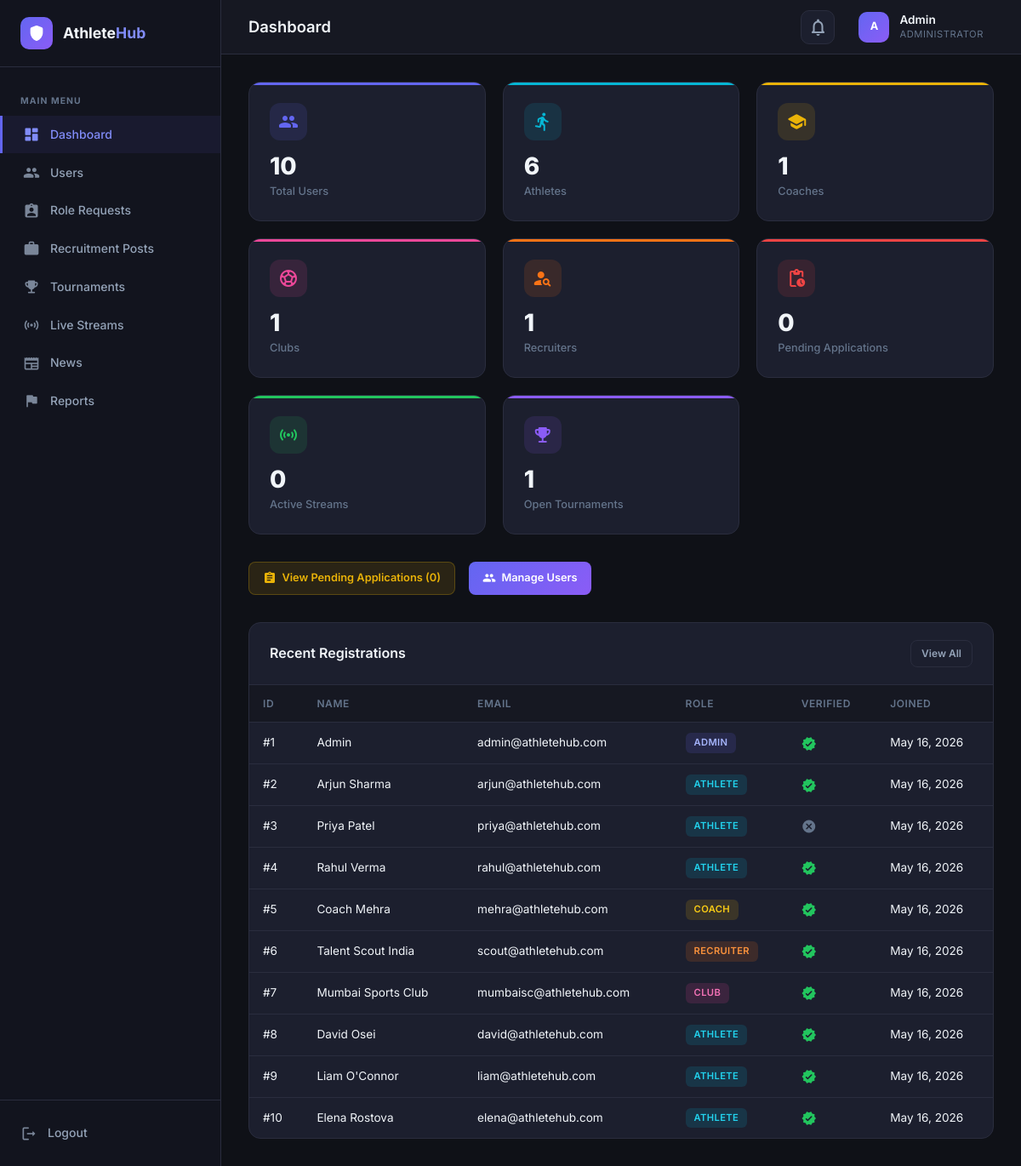
Screenshot of /AthleteHub-Admin/pages/dashboard.php (signed in) with the database file from the repository.
### tables this page shows
CREATE TABLE IF NOT EXISTS `users` (
  `id`              INT UNSIGNED AUTO_INCREMENT PRIMARY KEY,
  `name`            VARCHAR(100) NOT NULL,
  `email`           VARCHAR(150) NOT NULL UNIQUE,
  `password_hash`   VARCHAR(255) NOT NULL,
  `role`            ENUM('athlete','coach','recruiter','club','admin') NOT NULL DEFAULT 'athlete',
  `sport`           VARCHAR(80) DEFAULT NULL,
  `location`        VARCHAR(120) DEFAULT NULL,
  `bio`             TEXT DEFAULT NULL,
  `profile_pic`     VARCHAR(255) DEFAULT NULL,
  `is_verified`     TINYINT(1) NOT NULL DEFAULT 0,
  `followers_count` INT UNSIGNED NOT NULL DEFAULT 0,
  `following_count` INT UNSIGNED NOT NULL DEFAULT 0,
  `created_at`      TIMESTAMP NOT NULL DEFAULT CURRENT_TIMESTAMP
);

### AthleteHub-Admin/includes/db.php (called while the page is built, shortened)
<?php
if (!function_exists('e')) {
    function e($val): string {
        return htmlspecialchars((string)($val ?? ''), ENT_QUOTES | ENT_SUBSTITUTE, 'UTF-8');
    }
}

### AthleteHub-Admin/pages/dashboard.php (the view, shortened to what this page needs)
<?php
require_once __DIR__ . '/../includes/auth_check.php';
$pageTitle   = 'Dashboard';
$currentPage = 'dashboard';
$stats = [];
$queries = [
    'total_users'       => "SELECT COUNT(*) FROM users",
    'total_athletes'    => "SELECT COUNT(*) FROM users WHERE role='athlete'",
    'total_coaches'     => "SELECT COUNT(*) FROM users WHERE role='coach'",
    'total_clubs'       => "SELECT COUNT(*) FROM users WHERE role='club'",
    'total_recruiters'  => "SELECT COUNT(*) FROM users WHERE role='recruiter'",
    'pending_apps'      => "SELECT COUNT(*) FROM role_applications WHERE status='pending'",
    'active_streams'    => "SELECT COUNT(*) FROM live_streams WHERE status='live'",
    'open_tournaments'  => "SELECT COUNT(*) FROM tournaments WHERE status='open'",
];
foreach ($queries as $key => $sql) {
    try {
        $stats[$key] = (int) $pdo->query($sql)->fetchColumn();
    } catch (PDOException $e) {
        $stats[$key] = 0;
    }
}
$recentUsers = $pdo->query("SELECT id, name, email, role, is_verified, created_at FROM users ORDER BY created_at DESC LIMIT 10")->fetchAll();
?>
<!DOCTYPE html>
<html lang="en">
<head>
    <link rel="stylesheet" href="<?php echo BASE_URL; ?>/assets/css/admin.css">
</head>
<body>
<div class="admin-layout">
    <?php include __DIR__ . '/../includes/sidebar.php'; ?>
    <div class="admin-main">
        <?php include __DIR__ . '/../includes/header.php'; ?>
        <div class="admin-content">
            <div class="stats-grid">
                <?php
                $cards = [
                    ['label'=>'Total Users',      'value'=>$stats['total_users'],      'icon'=>'group',          'color'=>'#6366f1'],
                    ['label'=>'Athletes',          'value'=>$stats['total_athletes'],   'icon'=>'directions_run', 'color'=>'#06b6d4'],
                    ['label'=>'Coaches',           'value'=>$stats['total_coaches'],    'icon'=>'school',         'color'=>'#eab308'],
                    ['label'=>'Clubs',             'value'=>$stats['total_clubs'],      'icon'=>'sports_soccer',  'color'=>'#ec4899'],
                    ['label'=>'Recruiters',        'value'=>$stats['total_recruiters'], 'icon'=>'person_search',  'color'=>'#f97316'],
                    ['label'=>'Pending Applications','value'=>$stats['pending_apps'],   'icon'=>'pending_actions','color'=>'#ef4444'],
                    ['label'=>'Active Streams',    'value'=>$stats['active_streams'],   'icon'=>'sensors',        'color'=>'#22c55e'],
                    ['label'=>'Open Tournaments',  'value'=>$stats['open_tournaments'], 'icon'=>'emoji_events',   'color'=>'#8b5cf6'],
                ];
                foreach ($cards as $c): ?>
                    <div class="stat-card" style="--card-accent: <?php echo e($c['color']); ?>">
                        <div class="stat-icon" style="background:<?php echo e($c['color']); ?>20; color:<?php echo e($c['color']); ?>">
                            <span class="material-icons-round"><?php echo e($c['icon']); ?></span>
                        </div>
                        <div class="stat-value"><?php echo number_format($c['value']); ?></div>
                        <div class="stat-label"><?php echo e($c['label']); ?></div>
                    </div>
                <?php endforeach; ?>
            </div>
            <div class="quick-actions">
                <a href="<?php echo BASE_URL; ?>/pages/role_applications.php" class="btn btn-warning">
                    <span class="material-icons-round">assignment</span>
                    View Pending Applications (<?php echo e($stats['pending_apps']); ?>)
                </a>
                <a href="<?php echo BASE_URL; ?>/pages/users.php" class="btn btn-primary">
                    <span class="material-icons-round">group</span>
                    Manage Users
                </a>
            </div>
            <div class="card">
                <div class="card-header">
                    <h3>Recent Registrations</h3>
                    <a href="<?php echo BASE_URL; ?>/pages/users.php" class="btn btn-outline btn-sm">View All</a>
                </div>
                <table class="data-table">
                    <thead>
                        <tr>
                            <th>ID</th>
                            <th>Name</th>
                            <th>Email</th>
                            <th>Role</th>
                            <th>Verified</th>
                            <th>Joined</th>
                        </tr>
                    </thead>
                    <tbody>
                        <?php foreach ($recentUsers as $u): ?>
                        <tr>
                            <td>#<?php echo e($u['id']); ?></td>
                            <td><?php echo e($u['name']); ?></td>
                            <td><?php echo e($u['email']); ?></td>
                            <td><span class="badge badge-<?php echo e($u['role']); ?>"><?php echo e($u['role']); ?></span></td>
                            <td>
                                <?php if ($u['is_verified']): ?>
                                    <span class="material-icons-round verified-icon">verified</span>
                                <?php else: ?>
                                    <span class="material-icons-round unverified-icon">cancel</span>
                                <?php endif; ?>
                            </td>
                            <td><?php echo date('M d, Y', strtotime($u['created_at'])); ?></td>
                        </tr>
                        <?php endforeach; ?>
                    </tbody>
                </table>
            </div>
        </div>
    </div>
</div>
</body>
</html>

### AthleteHub-Admin/includes/sidebar.php (shortened to what this page needs)
<?php
$pendingCount = 0;
if (isset($pdo)) {
    try {
        $stmt = $pdo->query("SELECT COUNT(*) FROM role_applications WHERE status = 'pending'");
        $pendingCount = (int) $stmt->fetchColumn();
    } catch (PDOException $e) {
        $pendingCount = 0;
    }
}
$menuItems = [
    ['page' => 'dashboard',         'icon' => 'dashboard',           'label' => 'Dashboard'],
    ['page' => 'users',             'icon' => 'group',               'label' => 'Users'],
    ['page' => 'role_requests',     'icon' => 'assignment_ind',       'label' => 'Role Requests',     'badge' => $pendingCount],
    ['page' => 'recruitment',       'icon' => 'work',                'label' => 'Recruitment Posts'],
    ['page' => 'tournaments',       'icon' => 'emoji_events',        'label' => 'Tournaments'],
    ['page' => 'livestreams',       'icon' => 'sensors',             'label' => 'Live Streams'],
    ['page' => 'news',              'icon' => 'newspaper',           'label' => 'News'],
    ['page' => 'reports',           'icon' => 'flag',                'label' => 'Reports'],
];
?>
<aside class="admin-sidebar" id="adminSidebar">
    <div class="sidebar-logo">
        <div class="logo-icon">
            <span class="material-icons-round">shield</span>
        </div>
        <div class="logo-text">Athlete<span>Hub</span></div>
    </div>
    <nav class="sidebar-nav">
        <div class="sidebar-section-title">Main Menu</div>
        <?php foreach ($menuItems as $item): ?>
            <a href="<?php echo BASE_URL; ?>/pages/<?php echo $item['page']; ?>.php"
               class="sidebar-link <?php echo ($currentPage === $item['page']) ? 'active' : ''; ?>"
               id="nav-<?php echo $item['page']; ?>">
                <span class="material-icons-round"><?php echo $item['icon']; ?></span>
                <?php echo $item['label']; ?>
            </a>
        <?php endforeach; ?>
    </nav>
    <div class="sidebar-footer">
        <a href="<?php echo BASE_URL; ?>/api/logout.php" class="sidebar-link" id="nav-logout">
            <span class="material-icons-round">logout</span>
            Logout
        </a>
    </div>
</aside>

### AthleteHub-Admin/includes/header.php (shortened to what this page needs)
<?php
$adminName  = $_SESSION['admin_name']  ?? 'Admin';
$adminPic   = $_SESSION['admin_pic']   ?? '';
$nameParts = explode(' ', $adminName);
$initials  = strtoupper(substr($nameParts[0], 0, 1));
?>
<div class="admin-header" id="adminHeader">
    <div class="header-left">
        <h2><?php echo htmlspecialchars($pageTitle ?? 'Dashboard'); ?></h2>
    </div>
    <div class="header-right">
        <button class="header-icon-btn" id="headerNotifBtn" aria-label="Notifications">
            <span class="material-icons-round">notifications_none</span>
        </button>
        <div class="header-user">
            <div class="header-avatar">
                <?php if ($adminPic): ?>
                    <img src="/dashboard/AthleteHub V1.3/uploads/profile_pics/<?php echo htmlspecialchars($adminPic); ?>" alt="Admin">
                <?php else: ?>
                    <?php echo $initials; ?>
                <?php endif; ?>
            </div>
            <div class="header-user-info">
                <div class="header-user-name"><?php echo htmlspecialchars($adminName); ?></div>
                <div class="header-user-role">Administrator</div>
            </div>
        </div>
    </div>
</div>

### rows the page displays
users: id "1", name "Admin", email "admin@athletehub.com", role "ADMIN", is_verified 1 (drawn), created_at "May 16, 2026"
users: id "2", name "Arjun Sharma", email "arjun@athletehub.com", role "ATHLETE", is_verified 1 (drawn), created_at "May 16, 2026"
users: id "3", name "Priya Patel", email "priya@athletehub.com", role "ATHLETE", is_verified 0 (drawn), created_at "May 16, 2026"
users: id "4", name "Rahul Verma", email "rahul@athletehub.com", role "ATHLETE", is_verified 1 (drawn), created_at "May 16, 2026"
users: id "5", name "Coach Mehra", email "mehra@athletehub.com", role "COACH", is_verified 1 (drawn), created_at "May 16, 2026"
users: id "6", name "Talent Scout India", email "scout@athletehub.com", role "RECRUITER", is_verified 1 (drawn), created_at "May 16, 2026"
users: id "7", name "Mumbai Sports Club", email "mumbaisc@athletehub.com", role "CLUB", is_verified 1 (drawn), created_at "May 16, 2026"
users: id "8", name "David Osei", email "david@athletehub.com", role "ATHLETE", is_verified 1 (drawn), created_at "May 16, 2026"
users: id "9", name "Liam O'Connor", email "liam@athletehub.com", role "ATHLETE", is_verified 1 (drawn), created_at "May 16, 2026"
users: id "10", name "Elena Rostova", email "elena@athletehub.com", role "ATHLETE", is_verified 1 (drawn), created_at "May 16, 2026"

### other values shown
$item['label'] "Dashboard"
$item['label'] "Users"
$item['label'] "Role Requests"
$item['label'] "Recruitment Posts"
$item['label'] "Tournaments"
$item['label'] "Live Streams"
$item['label'] "News"
$item['label'] "Reports"
$pageTitle "Dashboard"
$initials "A"
$adminName "Admin"
$c['value'] "10"
$c['label'] "Total Users"
$c['value'] "6"
$c['label'] "Athletes"
